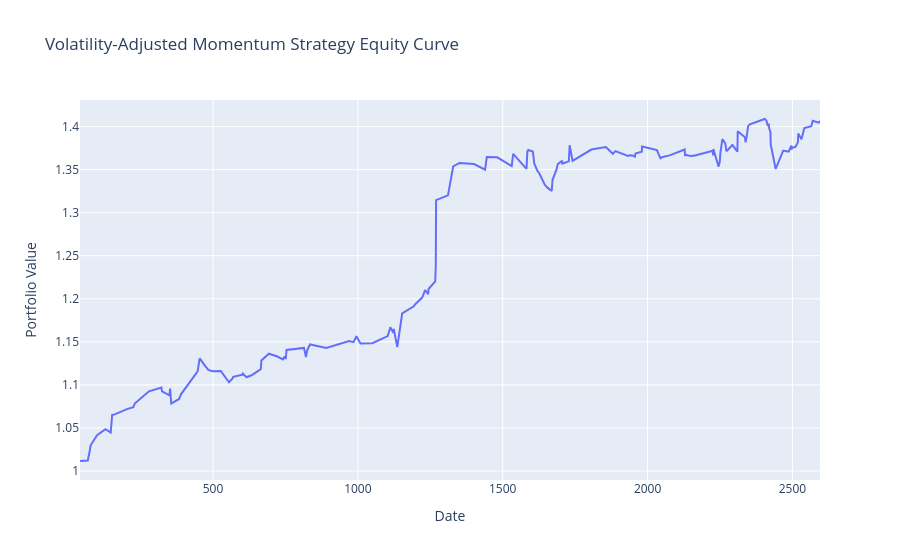

The code cell stored with this chart in its notebook:
### Code cell
import plotly.express as px

fig = px.line(
    x=equity.index,
    y=equity.values,
    title= "Volatility-Adjusted Momentum Strategy Equity Curve"
)

fig.update_layout(
    xaxis_title="Date",
    yaxis_title="Portfolio Value"
)

fig.show()

### Figure 1 — Plotly figure (JSON) as saved in the notebook; plotly's stock layout.template omitted (floating-point values rounded to 4 significant figures; data arrays with more than 128 entries replaced by an {"elided": "..."} marker saying what was removed)
{"data": [{"hovertemplate": "x=%{x}<br>y=%{y}<extra></extra>", "legendgroup": "", "line": {"color": "#636efa", "dash": "solid"}, "marker": {"symbol": "circle"}, "mode": "lines", "name": "", "orientation": "v", "showlegend": false, "type": "scatter", "x": {"elided": "169 int values"}, "xaxis": "x", "y": {"elided": "169 float values"}, "yaxis": "y"}], "layout": {"legend": {"tracegroupgap": 0}, "title": {"text": "Volatility-Adjusted Momentum Strategy Equity Curve"}, "xaxis": {"anchor": "y", "domain": [0, 1], "title": {"text": "Date"}}, "yaxis": {"anchor": "x", "domain": [0, 1], "title": {"text": "Portfolio Value"}}}}
